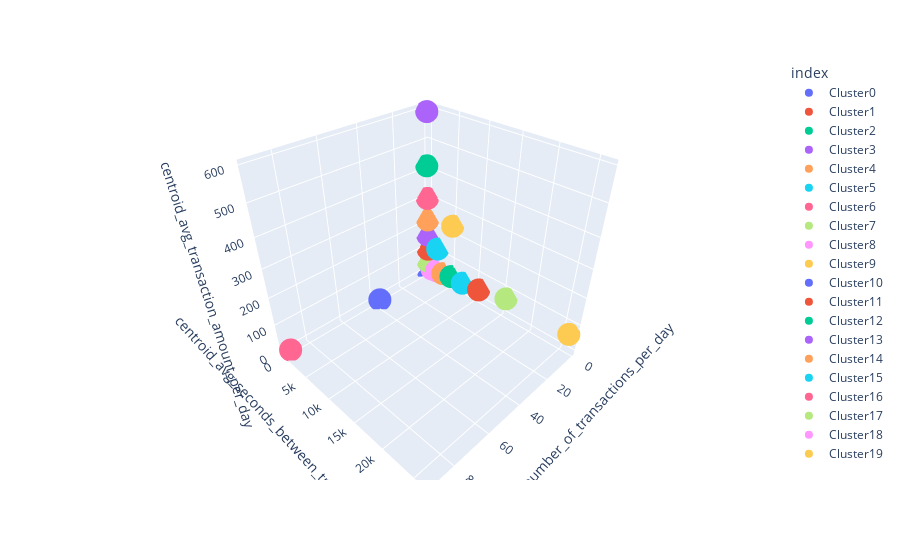

The notebook cell this image was saved under:
### Markdown cell above
Grafiquemos ahora los centroides y algunas muestras de los clusters para ver que tal quedaron.

### Code cell
# Almaceno los centroides en un dataframe para mostrarlos.
df_centroids = pd.DataFrame(centroids_per_cluster)
df_centroids = df_centroids.T

fig = px.scatter_3d(df_centroids, x='centroid_median_number_of_transactions_per_day', y='centroid_avg_seconds_between_transactions_per_day', z='centroid_avg_transaction_amount_per_day',color=df_centroids.index)
fig.show()

### Figure 1 — Plotly figure (JSON) as saved in the notebook; plotly's stock layout.template omitted (floating-point values rounded to 4 significant figures)
{"data": [{"hovertemplate": "index=Cluster0<br>centroid_median_number_of_transactions_per_day=%{x}<br>centroid_avg_seconds_between_transactions_per_day=%{y}<br>centroid_avg_transaction_amount_per_day=%{z}<extra></extra>", "legendgroup": "Cluster0", "marker": {"color": "#636efa", "symbol": "circle"}, "mode": "markers", "name": "Cluster0", "scene": "scene", "showlegend": true, "type": "scatter3d", "x": [1.006], "y": [3.815], "z": [0.3221]}, {"hovertemplate": "index=Cluster1<br>centroid_median_number_of_transactions_per_day=%{x}<br>centroid_avg_seconds_between_transactions_per_day=%{y}<br>centroid_avg_transaction_amount_per_day=%{z}<extra></extra>", "legendgroup": "Cluster1", "marker": {"color": "#EF553B", "symbol": "circle"}, "mode": "markers", "name": "Cluster1", "scene": "scene", "showlegend": true, "type": "scatter3d", "x": [1.876], "y": [10910.0], "z": [45.51]}, {"hovertemplate": "index=Cluster2<br>centroid_median_number_of_transactions_per_day=%{x}<br>centroid_avg_seconds_between_transactions_per_day=%{y}<br>centroid_avg_transaction_amount_per_day=%{z}<extra></extra>", "legendgroup": "Cluster2", "marker": {"color": "#00cc96", "symbol": "circle"}, "mode": "markers", "name": "Cluster2", "scene": "scene", "showlegend": true, "type": "scatter3d", "x": [2.533], "y": [223.7], "z": [419.3]}, {"hovertemplate": "index=Cluster3<br>centroid_median_number_of_transactions_per_day=%{x}<br>centroid_avg_seconds_between_transactions_per_day=%{y}<br>centroid_avg_transaction_amount_per_day=%{z}<extra></extra>", "legendgroup": "Cluster3", "marker": {"color": "#ab63fa", "symbol": "circle"}, "mode": "markers", "name": "Cluster3", "scene": "scene", "showlegend": true, "type": "scatter3d", "x": [1.566], "y": [115.0], "z": [155.6]}, {"hovertemplate": "index=Cluster4<br>centroid_median_number_of_transactions_per_day=%{x}<br>centroid_avg_seconds_between_transactions_per_day=%{y}<br>centroid_avg_transaction_amount_per_day=%{z}<extra></extra>", "legendgroup": "Cluster4", "marker": {"color": "#FFA15A", "symbol": "circle"}, "mode": "markers", "name": "Cluster4", "scene": "scene", "showlegend": true, "type": "scatter3d", "x": [1.178], "y": [3398.0], "z": [24.55]}, {"hovertemplate": "index=Cluster5<br>centroid_median_number_of_transactions_per_day=%{x}<br>centroid_avg_seconds_between_transactions_per_day=%{y}<br>centroid_avg_transaction_amount_per_day=%{z}<extra></extra>", "legendgroup": "Cluster5", "marker": {"color": "#19d3f3", "symbol": "circle"}, "mode": "markers", "name": "Cluster5", "scene": "scene", "showlegend": true, "type": "scatter3d", "x": [1.667], "y": [7649.0], "z": [34.13]}, {"hovertemplate": "index=Cluster6<br>centroid_median_number_of_transactions_per_day=%{x}<br>centroid_avg_seconds_between_transactions_per_day=%{y}<br>centroid_avg_transaction_amount_per_day=%{z}<extra></extra>", "legendgroup": "Cluster6", "marker": {"color": "#FF6692", "symbol": "circle"}, "mode": "markers", "name": "Cluster6", "scene": "scene", "showlegend": true, "type": "scatter3d", "x": [1.969], "y": [169.4], "z": [300.7]}, {"hovertemplate": "index=Cluster7<br>centroid_median_number_of_transactions_per_day=%{x}<br>centroid_avg_seconds_between_transactions_per_day=%{y}<br>centroid_avg_transaction_amount_per_day=%{z}<extra></extra>", "legendgroup": "Cluster7", "marker": {"color": "#B6E880", "symbol": "circle"}, "mode": "markers", "name": "Cluster7", "scene": "scene", "showlegend": true, "type": "scatter3d", "x": [1.219], "y": [107.5], "z": [43.29]}, {"hovertemplate": "index=Cluster8<br>centroid_median_number_of_transactions_per_day=%{x}<br>centroid_avg_seconds_between_transactions_per_day=%{y}<br>centroid_avg_transaction_amount_per_day=%{z}<extra></extra>", "legendgroup": "Cluster8", "marker": {"color": "#FF97FF", "symbol": "circle"}, "mode": "markers", "name": "Cluster8", "scene": "scene", "showlegend": true, "type": "scatter3d", "x": [1.123], "y": [983.6], "z": [17.16]}, {"hovertemplate": "index=Cluster9<br>centroid_median_number_of_transactions_per_day=%{x}<br>centroid_avg_seconds_between_transactions_per_day=%{y}<br>centroid_avg_transaction_amount_per_day=%{z}<extra></extra>", "legendgroup": "Cluster9", "marker": {"color": "#FECB52", "symbol": "circle"}, "mode": "markers", "name": "Cluster9", "scene": "scene", "showlegend": true, "type": "scatter3d", "x": [2.041], "y": [26200.0], "z": [69.19]}, {"hovertemplate": "index=Cluster10<br>centroid_median_number_of_transactions_per_day=%{x}<br>centroid_avg_seconds_between_transactions_per_day=%{y}<br>centroid_avg_transaction_amount_per_day=%{z}<extra></extra>", "legendgroup": "Cluster10", "marker": {"color": "#636efa", "symbol": "circle"}, "mode": "markers", "name": "Cluster10", "scene": "scene", "showlegend": true, "type": "scatter3d", "x": [38.29], "y": [645.4], "z": [7.264]}, {"hovertemplate": "index=Cluster11<br>centroid_median_number_of_transactions_per_day=%{x}<br>centroid_avg_seconds_between_transactions_per_day=%{y}<br>centroid_avg_transaction_amount_per_day=%{z}<extra></extra>", "legendgroup": "Cluster11", "marker": {"color": "#EF553B", "symbol": "circle"}, "mode": "markers", "name": "Cluster11", "scene": "scene", "showlegend": true, "type": "scatter3d", "x": [1.296], "y": [146.9], "z": [95.63]}, {"hovertemplate": "index=Cluster12<br>centroid_median_number_of_transactions_per_day=%{x}<br>centroid_avg_seconds_between_transactions_per_day=%{y}<br>centroid_avg_transaction_amount_per_day=%{z}<extra></extra>", "legendgroup": "Cluster12", "marker": {"color": "#00cc96", "symbol": "circle"}, "mode": "markers", "name": "Cluster12", "scene": "scene", "showlegend": true, "type": "scatter3d", "x": [1.338], "y": [5194.0], "z": [32.87]}, {"hovertemplate": "index=Cluster13<br>centroid_median_number_of_transactions_per_day=%{x}<br>centroid_avg_seconds_between_transactions_per_day=%{y}<br>centroid_avg_transaction_amount_per_day=%{z}<extra></extra>", "legendgroup": "Cluster13", "marker": {"color": "#ab63fa", "symbol": "circle"}, "mode": "markers", "name": "Cluster13", "scene": "scene", "showlegend": true, "type": "scatter3d", "x": [2.636], "y": [263.5], "z": [594.6]}, {"hovertemplate": "index=Cluster14<br>centroid_median_number_of_transactions_per_day=%{x}<br>centroid_avg_seconds_between_transactions_per_day=%{y}<br>centroid_avg_transaction_amount_per_day=%{z}<extra></extra>", "legendgroup": "Cluster14", "marker": {"color": "#FFA15A", "symbol": "circle"}, "mode": "markers", "name": "Cluster14", "scene": "scene", "showlegend": true, "type": "scatter3d", "x": [1.753], "y": [156.0], "z": [217.3]}, {"hovertemplate": "index=Cluster15<br>centroid_median_number_of_transactions_per_day=%{x}<br>centroid_avg_seconds_between_transactions_per_day=%{y}<br>centroid_avg_transaction_amount_per_day=%{z}<extra></extra>", "legendgroup": "Cluster15", "marker": {"color": "#19d3f3", "symbol": "circle"}, "mode": "markers", "name": "Cluster15", "scene": "scene", "showlegend": true, "type": "scatter3d", "x": [1.284], "y": [2238.0], "z": [117.9]}, {"hovertemplate": "index=Cluster16<br>centroid_median_number_of_transactions_per_day=%{x}<br>centroid_avg_seconds_between_transactions_per_day=%{y}<br>centroid_avg_transaction_amount_per_day=%{z}<extra></extra>", "legendgroup": "Cluster16", "marker": {"color": "#FF6692", "symbol": "circle"}, "mode": "markers", "name": "Cluster16", "scene": "scene", "showlegend": true, "type": "scatter3d", "x": [91.02], "y": [377.8], "z": [7.05]}, {"hovertemplate": "index=Cluster17<br>centroid_median_number_of_transactions_per_day=%{x}<br>centroid_avg_seconds_between_transactions_per_day=%{y}<br>centroid_avg_transaction_amount_per_day=%{z}<extra></extra>", "legendgroup": "Cluster17", "marker": {"color": "#B6E880", "symbol": "circle"}, "mode": "markers", "name": "Cluster17", "scene": "scene", "showlegend": true, "type": "scatter3d", "x": [1.932], "y": [15910.0], "z": [71.18]}, {"hovertemplate": "index=Cluster18<br>centroid_median_number_of_transactions_per_day=%{x}<br>centroid_avg_seconds_between_transactions_per_day=%{y}<br>centroid_avg_transaction_amount_per_day=%{z}<extra></extra>", "legendgroup": "Cluster18", "marker": {"color": "#FF97FF", "symbol": "circle"}, "mode": "markers", "name": "Cluster18", "scene": "scene", "showlegend": true, "type": "scatter3d", "x": [1.106], "y": [2030.0], "z": [20.91]}, {"hovertemplate": "index=Cluster19<br>centroid_median_number_of_transactions_per_day=%{x}<br>centroid_avg_seconds_between_transactions_per_day=%{y}<br>centroid_avg_transaction_amount_per_day=%{z}<extra></extra>", "legendgroup": "Cluster19", "marker": {"color": "#FECB52", "symbol": "circle"}, "mode": "markers", "name": "Cluster19", "scene": "scene", "showlegend": true, "type": "scatter3d", "x": [1.888], "y": [5345.0], "z": [241.4]}], "layout": {"legend": {"title": {"text": "index"}, "tracegroupgap": 0}, "margin": {"t": 60}, "scene": {"domain": {"x": [0, 1], "y": [0, 1]}, "xaxis": {"title": {"text": "centroid_median_number_of_transactions_per_day"}}, "yaxis": {"title": {"text": "centroid_avg_seconds_between_transactions_per_day"}}, "zaxis": {"title": {"text": "centroid_avg_transaction_amount_per_day"}}}}}
